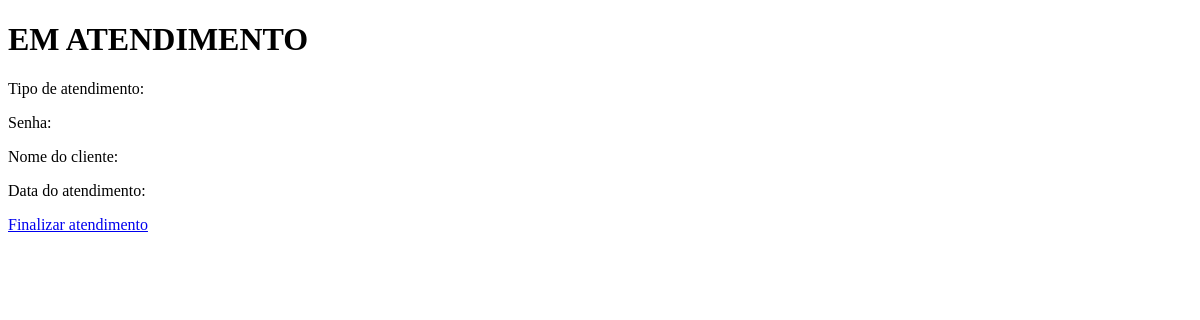
Before: /em-atendimento/34/ (signed in) with the older database file.
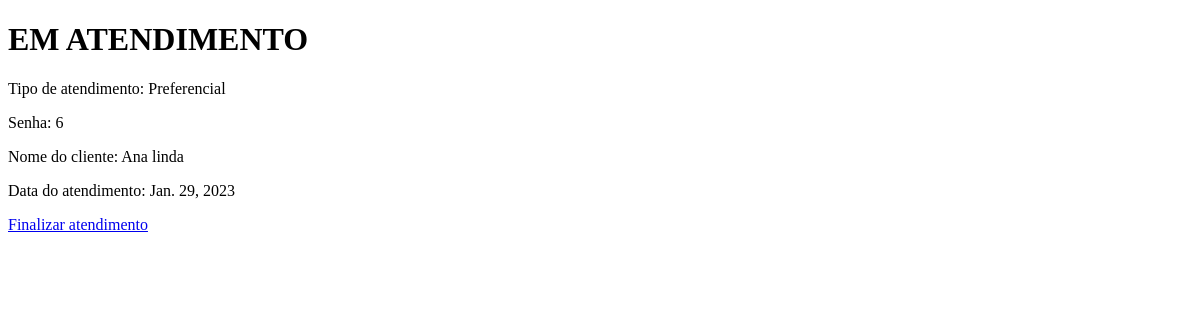
After: the same page with the newer database file.
### atendimento/models.py (models this page shows, shortened)
class Atendimento(models.Model):
    nome_cliente = models.CharField(max_length=255, verbose_name='Digite seu nome')
    data_atendimento = models.DateField(auto_now_add=True)
    status_atendimento = models.CharField(max_length=255, default='fila')
    numero_senha = models.IntegerField()
    atendente = models.ForeignKey(Atendente, on_delete=models.PROTECT, null=True,blank= True)
    tipo_atendimento = models.ForeignKey(TipoAtendimento, on_delete=models.CASCADE)
    def emAtendimento(self):
        self.status_atendimento = 'em atendimento'
        self.save()

class TipoAtendimento(models.Model):
    prefixo = models.CharField(max_length=3)
    nome = models.CharField(max_length=100)
    descricao = models.CharField(max_length=255)

### atendimento/views.py (the view)
# urls.py: path('em-atendimento/<id>/', views.emAtendimento, name='em-atendimento'),
@login_required
def emAtendimento(request, id):
    try:
        atendimento = Atendimento.objects.get(id=id)
        atendimento.emAtendimento()
        context={
        'senha': atendimento,
        }
    except:
        context={
        'senha': '',
        }
    return render(request, 'em-atendimento.html', context)

### atendimento/templates/em-atendimento.html
{% extends 'template.html' %}
{% block content %}
  <h1>EM ATENDIMENTO</h1>
  <p>Tipo de atendimento: {{ senha.tipo_atendimento.nome }}</p>
  <p>Senha: {{ senha.numero_senha }}</p>
  <p>Nome do cliente: {{ senha.nome_cliente }}</p>
  <p>Data do atendimento: {{ senha.data_atendimento }}</p>
  <a href="/finalizar-atendimento/{{senha.id}}/{{prefixo}}">Finalizar atendimento</a>
{% endblock %}

### atendimento/templates/template.html (shortened to what this page needs)
<!DOCTYPE html>
<html lang="pt-br">
<head>
</head>
<body>
{% block content %}
{% endblock %}
</body>
</html>

Changed rows visible on the page:
added Atendimento: tipo_atendimento.nome "Preferencial", numero_senha "6", nome_cliente "Ana linda", data_atendimento "Jan. 29, 2023"
